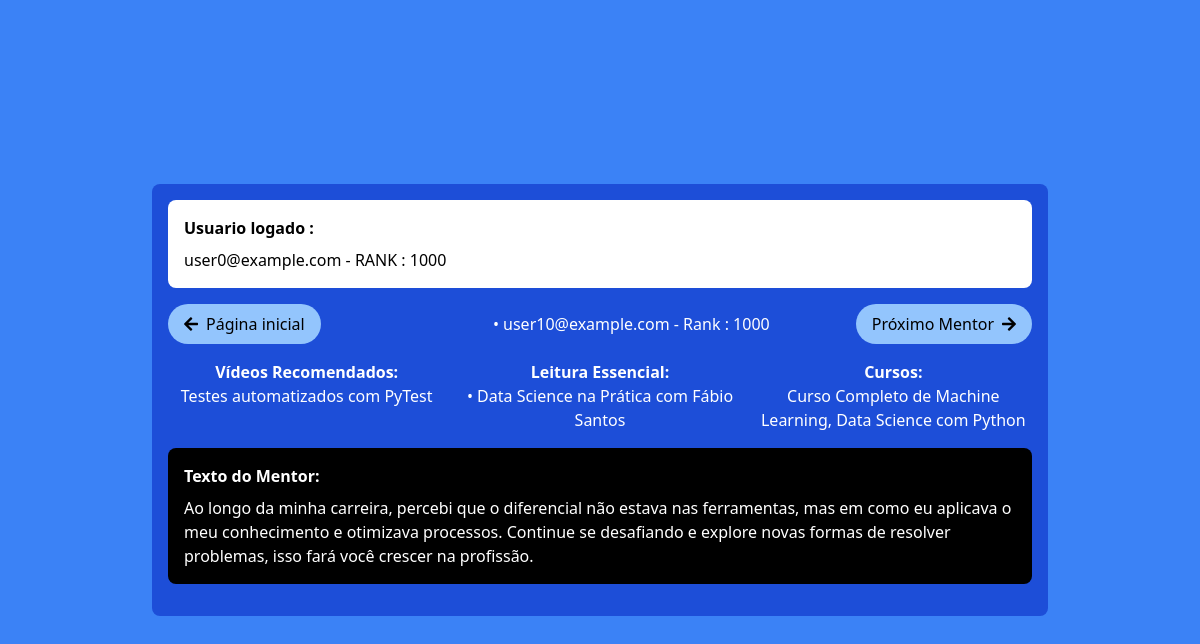
Page /indicacoes/init?page=2 (signed in) on the committed database.
### tables this page shows
CREATE TABLE profession_data (
                        id INTEGER PRIMARY KEY AUTOINCREMENT,
                        profession_id INTEGER NOT NULL,
                        region_id INTEGER NOT NULL,
                        salary INTEGER NOT NULL,
                        email TEXT UNIQUE NOT NULL,
                        rank INTEGER,
                        FOREIGN KEY (profession_id) REFERENCES professions(id),
                        FOREIGN KEY (region_id) REFERENCES regions(id));

CREATE TABLE indications (
                        id INTEGER PRIMARY KEY AUTOINCREMENT,
                        email TEXT NOT NULL,
                        courses TEXT,
                        videos TEXT,
                        books TEXT,
                        motivational_text TEXT,
                        FOREIGN KEY (email) REFERENCES users(useremail));

### routes/indicacoes.py (the view)
@indicacoes_route.route('/init')
def usuarios():
    user_email = session['user']
    print("logged email " + user_email)
    page = request.args.get('page', 0, type=int)  # Obter o número da página (0 por padrão)
    higher_rank_users, user_rank = get_usuario_by_index(page, user_email)
    if higher_rank_users is None:
        return render_template('indicacoes.html', indicacoes=None, has_next=False)
    has_next = True if higher_rank_users != None else False
    print("higher_rank_users " + str(higher_rank_users))
    return render_template('indicacoes.html', indicacoes=higher_rank_users, has_next=has_next, page=page, user_email=user_email, user_rank=user_rank)

### routes/indicacoes.py (called while the page is built)
def get_db():
    db = getattr(g, '_database', None)
    if db is None:
        db = g._database = sqlite3.connect(DATABASE)
    return db

def query_db(query, args=(), one=False):
    cur = get_db().execute(query, args)
    rv = cur.fetchall()
    cur.close()
    return (rv[0] if rv else None) if one else rv

@indicacoes_route.teardown_request
def close_connection(exception):
    db = getattr(g, '_database', None)
    if db is not None:
        db.close()

def get_usuario_by_index(index, user_email):
    user_rank = query_db('SELECT Rank FROM profession_data WHERE email = ?', [user_email], one=True)
    print("user_rank " + str(user_rank))
    if user_rank:
            user_rank = user_rank[0]
            higher_rank_users = query_db('''
                SELECT p.email, i.courses, i.videos, i.books, i.motivational_text, p.rank
                FROM profession_data p
                JOIN indications i ON p.email = i.email
                WHERE p.Rank >= ? LIMIT 1 OFFSET ?
            ''', [user_rank, index])
            print("higher_rank_users " + str(higher_rank_users))
    else:
        higher_rank_users = None
    return higher_rank_users, user_rank

### templates/indicacoes.html (shortened to what this page needs)
<!DOCTYPE html>
<html lang="pt-BR">
<head>
    <script src="https://cdn.tailwindcss.com"></script>
    <link rel="stylesheet" href="https://cdnjs.cloudflare.com/ajax/libs/font-awesome/5.15.3/css/all.min.css">
</head>
<body class="bg-blue-500 flex items-center justify-center min-h-screen">
    <div class="bg-blue-700 text-white w-full max-w-4xl p-4 rounded-lg">
        <div class="bg-white text-black p-4 rounded-lg mb-4">
            <h2 class="font-bold mb-2">Usuario logado :</h2>
            {% if user_email %}
                <p>{{ user_email }} - RANK :  {{ user_rank }}</p>
            {% endif %}
        </div>
        <div class="flex justify-between items-center mb-4">
            <a href="/home/return" class="bg-blue-300 text-black px-4 py-2 rounded-full flex items-center">
                <i class="fas fa-arrow-left"></i>
                <span class="ml-2">Página inicial</span>
            </a>
            {% if indicacoes %}
                    {% for indicacao in indicacoes %}
                        <p>• {{ indicacao[0] }} - Rank : {{ indicacao[5] }}</p>
                    {% endfor %}
                {% if has_next %}
                    <a href="{{ url_for('indicacoes.usuarios', page=page + 1) }}" class="bg-blue-300 text-black px-4 py-2 rounded-full flex items-center">
                        <span class="mr-2">Próximo Mentor</span>
                        <i class="fas fa-arrow-right"></i>
                    </a>
                {% else %}
                    <div class="bg-blue-300 text-black px-4 py-2 rounded-full flex items-center">
                    <span class="mr-2">Fim da lista</span>
                    </div>
                 {% endif %}
            {% else %}
                <h1 class="text-xl font-bold mb-4">Fim da lista de Indicações</h1>
            {% endif %}
        </div>
        <div class="grid grid-cols-3 gap-4 text-center mb-4">
            <div>
                <h2 class="font-bold">Vídeos Recomendados:</h2>
                {% if indicacoes %}
                    {% for indicacao in indicacoes %}
                        <p>{{ indicacao[2] }}</p>
                    {% endfor %}
                {% else %}
                    <p>Nenhum vídeo recomendado disponível.</p>
                {% endif %}
            </div>
            <div>
                <h2 class="font-bold">Leitura Essencial:</h2>
                {% if indicacoes %}
                    {% for indicacao in indicacoes %}
                        <p>• {{ indicacao[3] }}</p>
                    {% endfor %}
                {% else %}
                    <p>Nenhum livro recomendado disponível.</p>
                {% endif %}
            </div>
            <div>
                <h2 class="font-bold">Cursos:</h2>
                {% if indicacoes %}
                    {% for indicacao in indicacoes %}
                        <p>{{ indicacao[1] }}</p>
                    {% endfor %}
                {% else %}
                    <p>Nenhum curso recomendado disponível.</p>
                {% endif %}
            </div>
        </div>
        <div class="bg-black text-white p-4 rounded-lg mb-4">
            <h2 class="font-bold mb-2">Texto do Mentor:</h2>
            {% if indicacoes %}
                {% for indicacao in indicacoes %}
                    <p>{{ indicacao[4] }}</p>
                {% endfor %}
            {% else %}
                <p>Nenhum texto motivacional disponível.</p>
            {% endif %}
        </div>
    </div>
</body>
</html>

### rows in the picture
profession_data: email "user0@example.com", rank "1000"
indications: email "user10@example.com", rank "1000", videos "Testes automatizados com PyTest", books "Data Science na Prática com Fábio Santos", courses "Curso Completo de Machine Learning, Data Science com Python", motivational_text "Ao longo da minha carreira, percebi que o diferencial não estava nas ferramentas, mas em como eu aplicava o meu conhecimento e otimizava processos. Continue se desafiando e explore novas formas de resolver problemas, isso fará você crescer na profissão."
